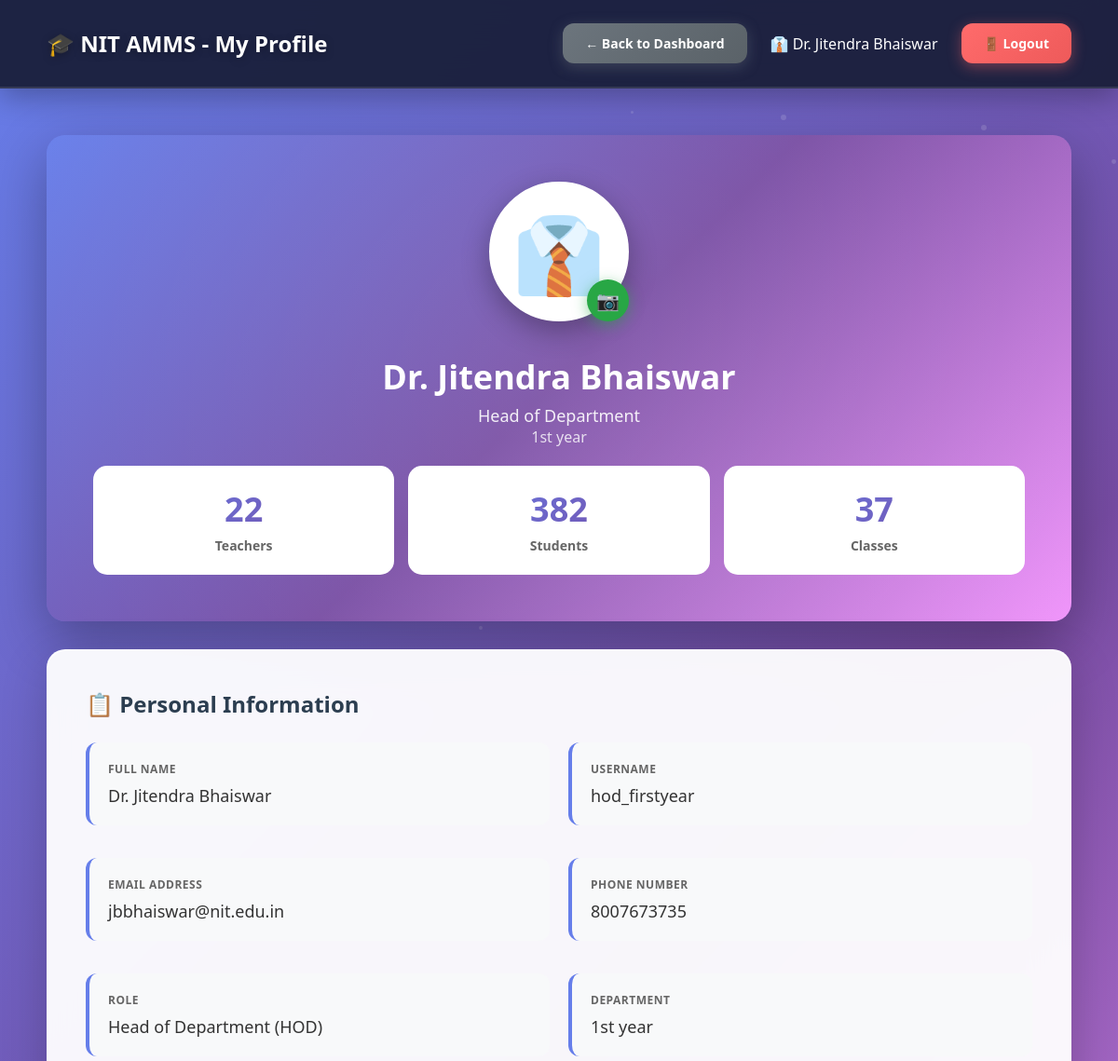
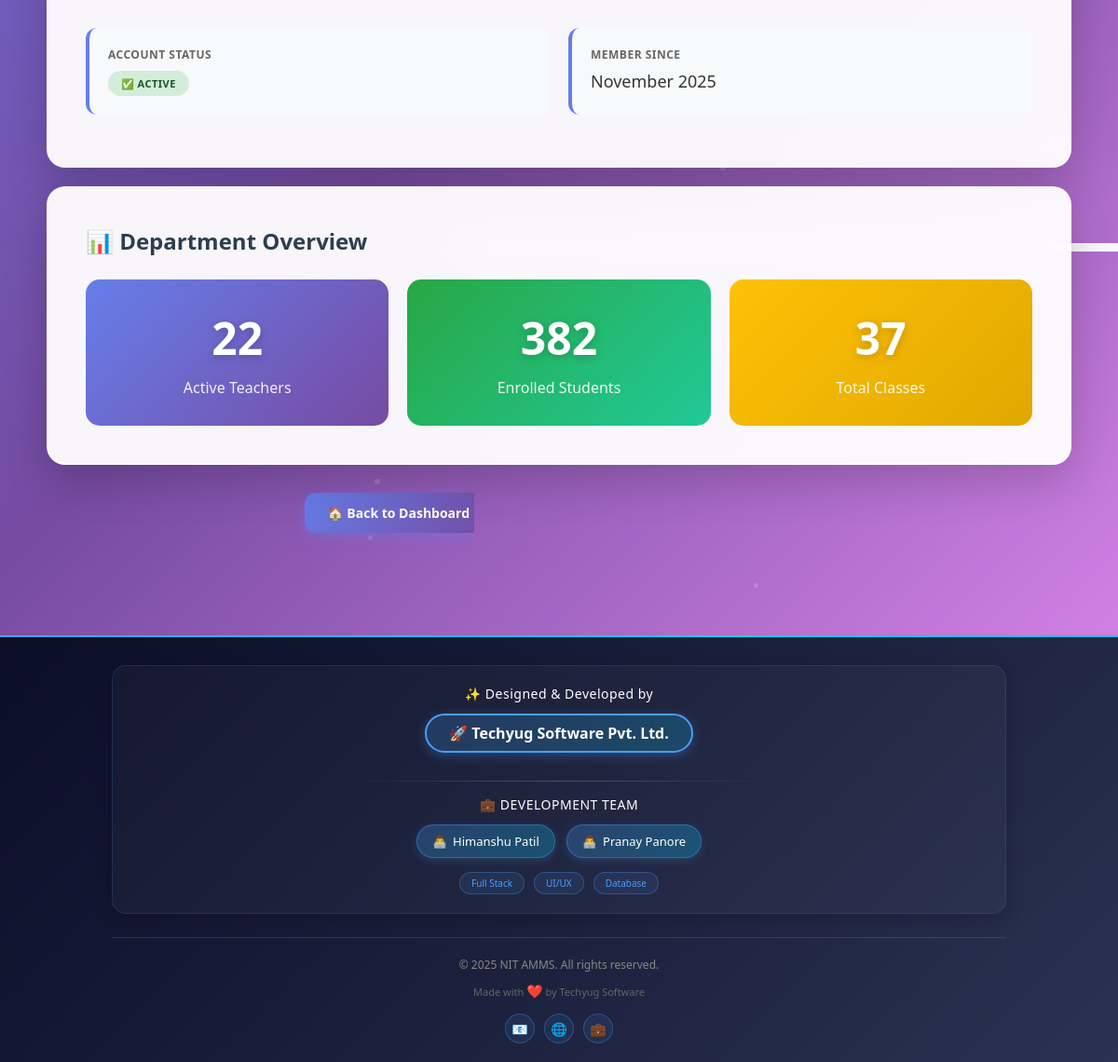
The app's page /hod/profile.php (signed in) with its own data (2 pictures, top to bottom).
### tables this page shows
CREATE TABLE `users` (
  `id` int(11) NOT NULL,
  `username` varchar(50) NOT NULL,
  `password` varchar(255) NOT NULL,
  `full_name` varchar(100) NOT NULL,
  `email` varchar(100) NOT NULL,
  `phone` varchar(15) DEFAULT NULL,
  `photo` varchar(255) DEFAULT NULL,
  `role` enum('admin','hod','teacher') NOT NULL,
  `department_id` int(11) DEFAULT NULL,
  `is_active` tinyint(1) DEFAULT 1,
  `created_at` timestamp NOT NULL DEFAULT current_timestamp()
);

CREATE TABLE `departments` (
  `id` int(11) NOT NULL,
  `dept_name` varchar(100) NOT NULL,
  `dept_code` varchar(20) NOT NULL,
  `hod_id` int(11) DEFAULT NULL,
  `created_at` timestamp NOT NULL DEFAULT current_timestamp()
);

### db.php (called while the page is built, shortened)
<?php
$conn = new mysqli(DB_HOST, DB_USER, DB_PASS, DB_NAME);
$conn->set_charset("utf8mb4");
$conn->query("SET time_zone = '+05:30'");
function isLoggedIn() {
    return isset($_SESSION['user_id']) && isset($_SESSION['role']);
}
function getCurrentUser() {
    global $conn;
    $user_id = $_SESSION['user_id'];
    $role = $_SESSION['role'];
    if ($role === 'student') {
        $query = "SELECT * FROM students WHERE id = ?";
    } elseif ($role === 'parent') {
        $query = "SELECT * FROM parents WHERE id = ?";
    } else {
        $query = "SELECT * FROM users WHERE id = ?";
    }
    $stmt = $conn->prepare($query);
    $stmt->bind_param("i", $user_id);
    $stmt->execute();
    $result = $stmt->get_result();
    return $result->fetch_assoc();
}
?>

### hod/profile.php (the view, shortened to what this page needs)
<?php
require_once '../db.php';
$user = getCurrentUser();
$hod_id = $user['id'];
$hod_query = "SELECT u.*, d.dept_name,
              (SELECT COUNT(*) FROM users WHERE role = 'teacher' AND department_id = u.department_id AND is_active = 1) as teacher_count,
              (SELECT COUNT(*) FROM students WHERE department_id = u.department_id AND is_active = 1) as student_count,
              (SELECT COUNT(*) FROM classes WHERE department_id = u.department_id) as class_count
              FROM users u
              LEFT JOIN departments d ON u.department_id = d.id
              WHERE u.id = $hod_id";
$hod = $conn->query($hod_query)->fetch_assoc();
?>
<!DOCTYPE html>
<html lang="en">
<head>
</head>
<body>
    <div class="particles"></div>
    <nav class="navbar">
        <div>
            <h1>🎓 NIT AMMS - My Profile</h1>
        </div>
        <div class="user-info">
            <a href="index.php" class="btn btn-secondary">← Back to Dashboard</a>
            <span>👔 <?php echo htmlspecialchars($hod['full_name']); ?></span>
            <a href="../logout.php" class="btn btn-danger">🚪 Logout</a>
        </div>
    </nav>
    <div class="main-content">
        <div class="profile-header">
            <div class="profile-photo-container">
                <?php
                $photo_exists = false;
                $photo_src = '';
                if ($photo_exists):
                ?>
                    <img src="<?php echo $photo_src; ?>"
                         alt="Profile Photo"
                         class="profile-photo"
                         onerror="this.style.display='none'; this.nextElementSibling.style.display='flex';">
                    <div class="profile-photo-placeholder" style="display: none;">👔</div>
                <?php else: ?>
                    <div class="profile-photo-placeholder">👔</div>
                <?php endif; ?>
                <form id="photoForm" method="POST" action="../upload_photo.php" enctype="multipart/form-data" style="display: inline;">
                    <button type="button"
                            class="upload-photo-btn"
                            onclick="document.getElementById('photoInput').click();"
                            title="Upload Photo">
                        📷
                    </button>
                </form>
            </div>
            <h2 style="margin: 15px 0 5px 0; font-size: 36px; font-weight: 800; position: relative; z-index: 1;"><?php echo htmlspecialchars($hod['full_name']); ?></h2>
            <p style="font-size: 18px; opacity: 0.9; position: relative; z-index: 1;">Head of Department</p>
            <p style="font-size: 16px; opacity: 0.8; position: relative; z-index: 1;"><?php echo htmlspecialchars($hod['dept_name']); ?></p>
            <div style="display: grid; grid-template-columns: repeat(3, 1fr); gap: 15px; margin-top: 20px; position: relative; z-index: 1;">
                <div class="stat-mini">
                    <div class="stat-mini-value"><?php echo $hod['teacher_count']; ?></div>
                    <div class="stat-mini-label">Teachers</div>
                </div>
                <div class="stat-mini">
                    <div class="stat-mini-value"><?php echo $hod['student_count']; ?></div>
                    <div class="stat-mini-label">Students</div>
                </div>
                <div class="stat-mini">
                    <div class="stat-mini-value"><?php echo $hod['class_count']; ?></div>
                    <div class="stat-mini-label">Classes</div>
                </div>
            </div>
        </div>
        <div class="content-card">
            <h3>📋 Personal Information</h3>
            <div style="display: grid; grid-template-columns: 1fr 1fr; gap: 20px;">
                <div class="info-card">
                    <label>Full Name</label>
                    <value><?php echo htmlspecialchars($hod['full_name']); ?></value>
                </div>
                <div class="info-card">
                    <label>Username</label>
                    <value><?php echo htmlspecialchars($hod['username']); ?></value>
                </div>
                <div class="info-card">
                    <label>Email Address</label>
                    <value><?php echo htmlspecialchars($hod['email']); ?></value>
                </div>
                <div class="info-card">
                    <label>Phone Number</label>
                    <value><?php echo htmlspecialchars($hod['phone']); ?></value>
                </div>
                <div class="info-card">
                    <label>Role</label>
                    <value>Head of Department (HOD)</value>
                </div>
                <div class="info-card">
                    <label>Department</label>
                    <value><?php echo htmlspecialchars($hod['dept_name']); ?></value>
                </div>
                <div class="info-card">
                    <label>Account Status</label>
                    <value>
                        <?php if ($hod['is_active']): ?>
                            <span class="badge badge-success">✅ Active</span>
                        <?php else: ?>
                            <span class="badge badge-danger">❌ Inactive</span>
                        <?php endif; ?>
                    </value>
                </div>
                <div class="info-card">
                    <label>Member Since</label>
                    <value><?php echo date('F Y', strtotime($hod['created_at'])); ?></value>
                </div>
            </div>
        </div>
        <div class="content-card">
            <h3>📊 Department Overview</h3>
            <div style="display: grid; grid-template-columns: repeat(auto-fit, minmax(200px, 1fr)); gap: 20px;">
                <div class="department-stat">
                    <div class="department-stat-value"><?php echo $hod['teacher_count']; ?></div>
                    <div class="department-stat-label">Active Teachers</div>
                </div>
                <div class="department-stat">
                    <div class="department-stat-value"><?php echo $hod['student_count']; ?></div>
                    <div class="department-stat-label">Enrolled Students</div>
                </div>
                <div class="department-stat">
                    <div class="department-stat-value"><?php echo $hod['class_count']; ?></div>
                    <div class="department-stat-label">Total Classes</div>
                </div>
            </div>
        </div>
        <div style="text-align: center; margin-top: 30px;">
            <a href="index.php" class="btn btn-primary">🏠 Back to Dashboard</a>
            <a href="view_teachers.php" class="btn btn-success">👨‍🏫 View Teachers</a>
            <a href="view_students.php" class="btn btn-info">👨‍🎓 View Students</a>
        </div>
    </div>
    <div class="footer">
        <div class="footer-border"></div>
        <div class="footer-content">
            <div class="developer-section">
                <p>✨ Designed & Developed by</p>
                <a href="https://himanshufullstackdeveloper.github.io/techyugsoftware/" class="company-link">
                    🚀 Techyug Software Pvt. Ltd.
                </a>
                <div class="divider"></div>
                <p class="team-label">💼 Development Team</p>
                <div class="developer-badges">
                    <a href="https://himanshufullstackdeveloper.github.io/portfoilohimanshu/" class="developer-badge">
                        <span>👨‍💻</span>
                        <span>Himanshu Patil</span>
                    </a>
                    <a href="https://devpranaypanore.github.io/Pranaypanore-live-.html/" class="developer-badge">
                        <span>👨‍💻</span>
                        <span>Pranay Panore</span>
                    </a>
                </div>
                <div class="role-tags">
                    <span class="role-tag">Full Stack</span>
                    <span class="role-tag">UI/UX</span>
                    <span class="role-tag">Database</span>
                </div>
            </div>
            <div class="footer-bottom">
                <p>© 2025 NIT AMMS. All rights reserved.</p>
                <p style="color: #666; font-size: 11px; margin: 0;">
                    Made with <span style="color: #ff4757; font-size: 14px;">❤️</span> by Techyug Software
                </p>
                <div class="social-links">
                    <a href="#" class="social-link">📧</a>
                    <a href="#" class="social-link">🌐</a>
                    <a href="#" class="social-link">💼</a>
                </div>
            </div>
        </div>
    </div>

### records on screen
users: full_name "Dr. Jitendra Bhaiswar", department.dept_name "1st year", username "hod_firstyear", email "jbbhaiswar@nit.edu.in", phone "8007673735", created_at "November 2025"

### other values on screen
$hod['teacher_count'] "22"
$hod['student_count'] "382"
$hod['class_count'] "37"
